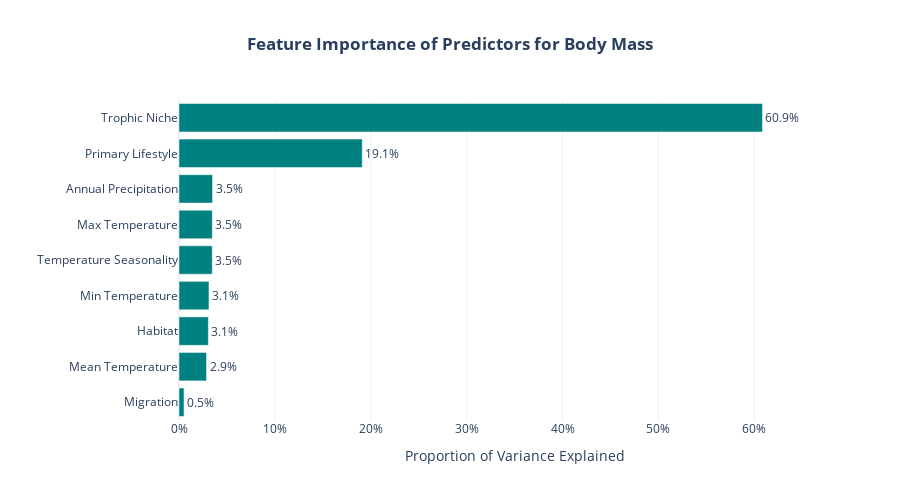

Notebook cell for this chart:
### Code cell
label_dict = {

    'Trophic.Niche': 'Trophic Niche',
    'Primary.Lifestyle': 'Primary Lifestyle',
    'Habitat': 'Habitat',
    'Migration': 'Migration',
    'Trophic.Level': 'Trophic Level',

    'Mean.Temperature': 'Mean Temperature',
    'Temp.Seasonality': 'Temperature Seasonality',
    'Max.Temperature': 'Max Temperature',
    'Min.Temperature': 'Min Temperature',
    'Mean.Precipitation': 'Annual Precipitation',

    'Log_Mass': 'Log10(Mass)',
    'Mass': 'Body Mass (g)'
}

def get_label(col_name):
    return label_dict.get(col_name, col_name.replace('.', ' ').replace('_', ' '))

grouped_scores = {col: 0.0 for col in eco_predictors + clim_predictors}
raw_importances = pd.Series(rf.feature_importances_, index=X_train.columns)

for feature, score in raw_importances.items():
    found_group = False
    for group in eco_predictors:
        if feature.startswith(group):
            grouped_scores[group] += score
            found_group = True
            break
    if not found_group and feature in clim_predictors:
        grouped_scores[feature] += score

df_grouped_imp = pd.DataFrame([
    {'Feature': k, 'Importance': v, 'Label': get_label(k)} 
    for k, v in grouped_scores.items() if v > 0
]).sort_values(by='Importance', ascending=True)

fig_imp = px.bar(
    df_grouped_imp,
    x='Importance',
    y='Label',
    orientation='h',
    title='<b>Feature Importance of Predictors for Body Mass</b>',
    text_auto='.1%'
)

fig_imp.update_traces(
    marker_color='teal',
    textposition='outside',
    cliponaxis=False
)

fig_imp.update_layout(
    template="plotly_white",
    title_x=0.5,
    height=500,
    xaxis_title="Proportion of Variance Explained",
    yaxis_title="", 
    xaxis=dict(
        tickformat='.0%',
        range=[0, df_grouped_imp['Importance'].max() * 1.15]
    ),
    margin=dict(r=50)
)

fig_imp.show()

### Figure 1 — Plotly figure (JSON) as saved in the notebook; plotly's stock layout.template omitted (floating-point values rounded to 4 significant figures)
{"data": [{"cliponaxis": false, "hovertemplate": "Importance=%{x}<br>Label=%{y}<extra></extra>", "legendgroup": "", "marker": {"color": "teal", "pattern": {"shape": ""}}, "name": "", "orientation": "h", "showlegend": false, "textposition": "outside", "texttemplate": "%{x:.1%}", "type": "bar", "x": [0.005249, 0.02869, 0.03064, 0.03126, 0.0347, 0.03476, 0.03501, 0.1911, 0.6085], "xaxis": "x", "y": ["Migration", "Mean Temperature", "Habitat", "Min Temperature", "Temperature Seasonality", "Max Temperature", "Annual Precipitation", "Primary Lifestyle", "Trophic Niche"], "yaxis": "y"}], "layout": {"barmode": "relative", "height": 500, "legend": {"tracegroupgap": 0}, "margin": {"r": 50}, "title": {"text": "<b>Feature Importance of Predictors for Body Mass</b>", "x": 0.5}, "xaxis": {"anchor": "y", "domain": [0, 1], "range": [0, 0.6998], "tickformat": ".0%", "title": {"text": "Proportion of Variance Explained"}}, "yaxis": {"anchor": "x", "domain": [0, 1], "title": {"text": ""}}}}
